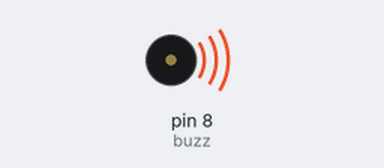
Simulated run of this sketch. Board: Arduino Uno, built with avr-gcc and run on an emulated ATmega328P. Parts: buzzer (waves = sounding).

Above: at 0.1 s.
Timing chart, 0 to 1.6 s (numbered marks = the images above):
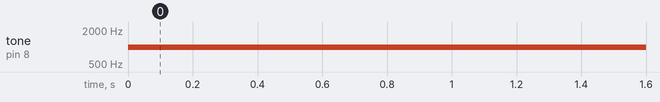

The sketch:

Task_1.2.1.ino.ino
```cpp
const int buzz=8;
void setup()
{
  pinMode(buzz, OUTPUT);
}

void loop()
{
  tone(buzz, 1000);
  delay(1000);
}
```

Measured:
- by itself, tone on pin 8 (buzz): silent → 1000 Hz at 0.00 s
